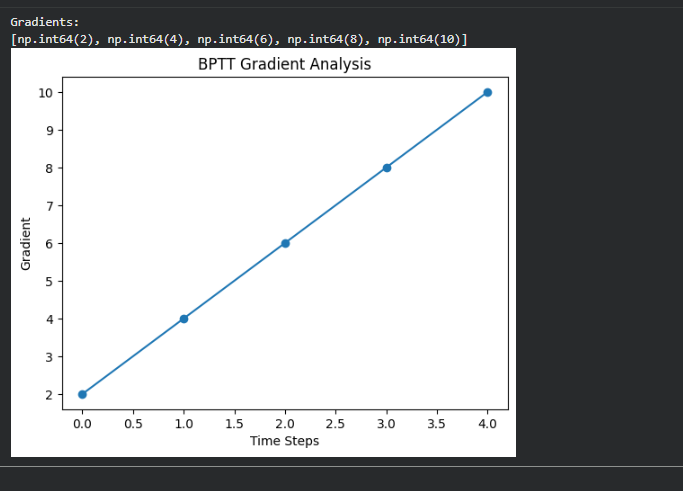

Reproduce this figure in Python.

import numpy as np
import matplotlib.pyplot as plt

# Input data
X = np.array([1, 2, 3, 4, 5])

# Calculate gradients
gradients = []

for i in range(len(X)):
    gradient = 2 * X[i]
    gradients.append(gradient)

# Display gradients
print("Gradients:")
print(gradients)

# Plot graph
plt.plot(gradients, marker='o')
plt.title("BPTT Gradient Analysis")
plt.xlabel("Time Steps")
plt.ylabel("Gradient")
plt.show()
